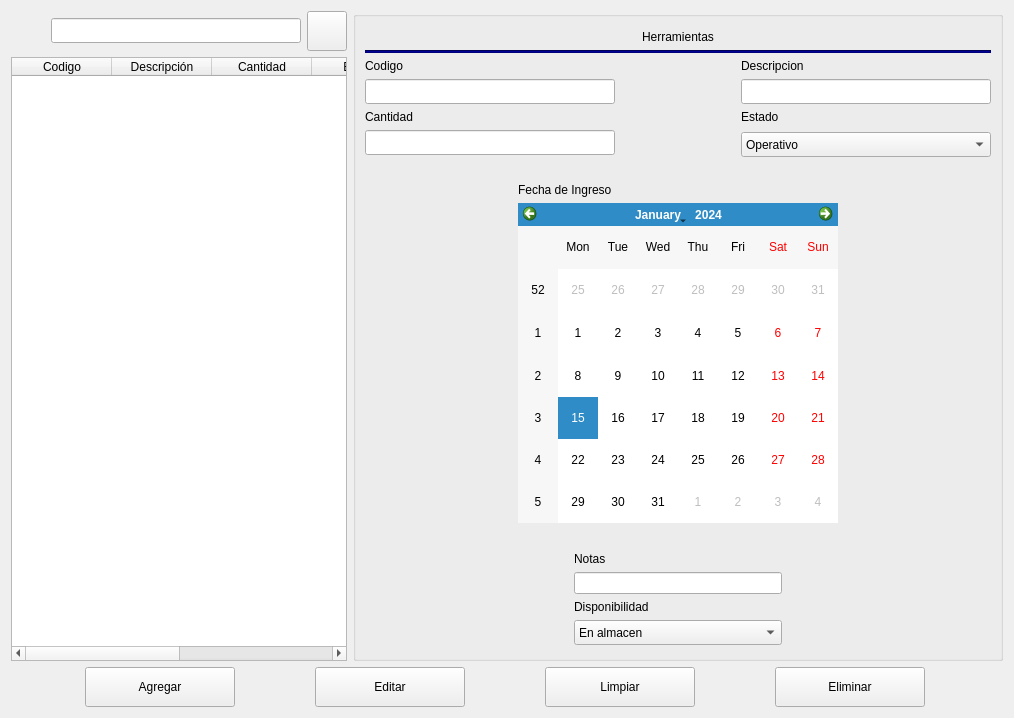
        <widget class="QWidget" name="page_herramientas">
         <layout class="QVBoxLayout" name="verticalLayout_11">
          <item>
           <layout class="QHBoxLayout" name="horizontalLayout_5">
            <item>
             <layout class="QVBoxLayout" name="verticalLayout_28">
              <item>
               <layout class="QHBoxLayout" name="horizontalLayout_40">
                <item>
                 <spacer name="horizontalSpacer_59">
                  <property name="orientation">
                   <enum>Qt::Horizontal</enum>
                  </property>
                  <property name="sizeHint" stdset="0">
                   <size>
                    <width>40</width>
                    <height>20</height>
                   </size>
                  </property>
                 </spacer>
                </item>
                <item>
                 <widget class="QLineEdit" name="lineEdit_busqueda_HM">
                  <property name="minimumSize">
                   <size>
                    <width>250</width>
                    <height>25</height>
                   </size>
                  </property>
                  <property name="maximumSize">
                   <size>
                    <width>250</width>
                    <height>25</height>
                   </size>
                  </property>
                 </widget>
                </item>
                <item>
                 <widget class="QPushButton" name="btn_buscarHM">
                  <property name="minimumSize">
                   <size>
                    <width>40</width>
                    <height>40</height>
                   </size>
                  </property>
                  <property name="text">
                   <string/>
                  </property>
                  <property name="icon">
                   <iconset>
                    <normaloff>C:/Users/Asus Vivoook/.designer/backup/imagenes/buscar (1).png</normaloff>C:/Users/Asus Vivoook/.designer/backup/imagenes/buscar (1).png</iconset>
                  </property>
                 </widget>
                </item>
               </layout>
              </item>
              <item>
               <widget class="QTableWidget" name="tableWidget_aggHM">
                <column>
                 <property name="text">
                  <string>Codigo</string>
                 </property>
                </column>
                <column>
                 <property name="text">
                  <string>Descripción</string>
                 </property>
                </column>
                <column>
                 <property name="text">
                  <string>Cantidad</string>
                 </property>
                </column>
                <column>
                 <property name="text">
                  <string>Estado</string>
                 </property>
                </column>
                <column>
                 <property name="text">
                  <string>Fecha de ingreso</string>
                 </property>
                </column>
                <column>
                 <property name="text">
                  <string>Notas</string>
                 </property>
                </column>
               </widget>
              </item>
             </layout>
            </item>
            <item>
             <widget class="QGroupBox" name="groupBox_4">
              <property name="minimumSize">
               <size>
                <width>650</width>
                <height>650</height>
               </size>
              </property>
              <property name="maximumSize">
               <size>
                <width>650</width>
                <height>650</height>
               </size>
              </property>
              <property name="title">
               <string/>
              </property>
              <layout class="QVBoxLayout" name="verticalLayout_5">
               <item>
                <layout class="QVBoxLayout" name="verticalLayout_34">
                 <item>
                  <spacer name="verticalSpacer_19">
                   <property name="orientation">
                    <enum>Qt::Vertical</enum>
                   </property>
                   <property name="sizeHint" stdset="0">
                    <size>
                     <width>20</width>
                     <height>40</height>
                    </size>
                   </property>
                  </spacer>
                 </item>
                 <item>
                  <widget class="QLabel" name="label_3">
                   <property name="styleSheet">
                    <string notr="true">font: 75 18pt &quot;Arial&quot;;</string>
                   </property>
                   <property name="text">
                    <string>Herramientas</string>
                   </property>
                   <property name="alignment">
                    <set>Qt::AlignCenter</set>
                   </property>
                  </widget>
                 </item>
                 <item>
                  <widget class="Line" name="line_3">
                   <property name="styleSheet">
                    <string notr="true">background-color: rgb(0, 0, 127);</string>
                   </property>
                   <property name="orientation">
                    <enum>Qt::Horizontal</enum>
                   </property>
                  </widget>
                 </item>
                 <item>
                  <layout class="QHBoxLayout" name="horizontalLayout_41">
                   <item>
                    <layout class="QVBoxLayout" name="verticalLayout_29">
                     <item>
                      <widget class="QLabel" name="label_11">
                       <property name="text">
                        <string>Codigo</string>
                       </property>
                      </widget>
                     </item>
                     <item>
                      <widget class="QLineEdit" name="txt_codigo_HM">
                       <property name="minimumSize">
                        <size>
                         <width>250</width>
                         <height>25</height>
                        </size>
                       </property>
                      </widget>
                     </item>
                    </layout>
                   </item>
                   <item>
                    <spacer name="horizontalSpacer_60">
                     <property name="orientation">
                      <enum>Qt::Horizontal</enum>
                     </property>
                     <property name="sizeHint" stdset="0">
                      <size>
                       <width>40</width>
                       <height>20</height>
                      </size>
                     </property>
                    </spacer>
                   </item>
                   <item>
                    <layout class="QVBoxLayout" name="verticalLayout_30">
                     <item>
                      <widget class="QLabel" name="label_12">
                       <property name="text">
                        <string>Descripcion</string>
                       </property>
                      </widget>
                     </item>
                     <item>
                      <widget class="QLineEdit" name="txt_descrip_HM">
                       <property name="minimumSize">
                        <size>
                         <width>250</width>
                         <height>25</height>
                        </size>
                       </property>
                      </widget>
                     </item>
                    </layout>
                   </item>
                  </layout>
                 </item>
                 <item>
                  <layout class="QHBoxLayout" name="horizontalLayout_42">
                   <item>
                    <layout class="QVBoxLayout" name="verticalLayout_31">
                     <item>
                      <widget class="QLabel" name="label_13">
                       <property name="text">
                        <string>Cantidad</string>
                       </property>
                      </widget>
                     </item>
                     <item>
                      <widget class="QLineEdit" name="txt_cant_HM">
                       <property name="minimumSize">
                        <size>
                         <width>250</width>
                         <height>25</height>
                        </size>
                       </property>
                      </widget>
                     </item>
                    </layout>
                   </item>
                   <item>
                    <spacer name="horizontalSpacer_61">
                     <property name="orientation">
                      <enum>Qt::Horizontal</enum>
                     </property>
                     <property name="sizeHint" stdset="0">
                      <size>
                       <width>40</width>
                       <height>20</height>
                      </size>
                     </property>
                    </spacer>
                   </item>
                   <item>
                    <layout class="QVBoxLayout" name="verticalLayout_32">
                     <item>
                      <widget class="QLabel" name="label_14">
                       <property name="text">
                        <string>Estado</string>
                       </property>
                      </widget>
                     </item>
                     <item>
                      <widget class="QComboBox" name="comboBox_agg_HM">
                       <property name="minimumSize">
                        <size>
                         <width>250</width>
                         <height>25</height>
                        </size>
                       </property>
                       <property name="maximumSize">
                        <size>
                         <width>120</width>
                         <height>21</height>
                        </size>
                       </property>
                       <item>
                        <property name="text">
                         <string>Operativo</string>
                        </property>
                       </item>
                       <item>
                        <property name="text">
                         <string>En Reparación</string>
                        </property>
                       </item>
                       <item>
                        <property name="text">
                         <string>Dañado</string>
                        </property>
                       </item>
                      </widget>
                     </item>
                    </layout>
                   </item>
                  </layout>
                 </item>
                 <item>
                  <layout class="QHBoxLayout" name="horizontalLayout_67">
                   <item>
                    <spacer name="horizontalSpacer_66">
                     <property name="orientation">
                      <enum>Qt::Horizontal</enum>
                     </property>
                     <property name="sizeHint" stdset="0">
                      <size>
                       <width>40</width>
                       <height>20</height>
                      </size>
                     </property>
                    </spacer>
                   </item>
                   <item>
                    <layout class="QVBoxLayout" name="verticalLayout_24">
                     <item>
                      <spacer name="verticalSpacer_18">
                       <property name="orientation">
                        <enum>Qt::Vertical</enum>
                       </property>
                       <property name="sizeHint" stdset="0">
                        <size>
                         <width>20</width>
                         <height>40</height>
                        </size>
                       </property>
                      </spacer>
                     </item>
                     <item>
                      <widget class="QLabel" name="label_44">
                       <property name="text">
                        <string>Fecha de Ingreso</string>
                       </property>
                      </widget>
                     </item>
                     <item>
                      <widget class="QCalendarWidget" name="calendar_ingresoHM_fechaIngreso">
                       <property name="minimumSize">
                        <size>
                         <width>320</width>
                         <height>320</height>
                        </size>
                       </property>
                       <property name="maximumSize">
                        <size>
                         <width>320</width>
                         <height>320</height>
                        </size>
                       </property>
                      </widget>
                     </item>
                     <item>
                      <spacer name="verticalSpacer_17">
                       <property name="orientation">
                        <enum>Qt::Vertical</enum>
                       </property>
                       <property name="sizeHint" stdset="0">
                        <size>
                         <width>20</width>
                         <height>40</height>
                        </size>
                       </property>
                      </spacer>
                     </item>
                    </layout>
                   </item>
                   <item>
                    <spacer name="horizontalSpacer_67">
                     <property name="orientation">
                      <enum>Qt::Horizontal</enum>
                     </property>
                     <property name="sizeHint" stdset="0">
                      <size>
                       <width>40</width>
                       <height>20</height>
                      </size>
                     </property>
                    </spacer>
                   </item>
                  </layout>
                 </item>
                 <item>
                  <layout class="QHBoxLayout" name="horizontalLayout_65">
                   <item>
                    <spacer name="horizontalSpacer_64">
                     <property name="orientation">
                      <enum>Qt::Horizontal</enum>
                     </property>
                     <property name="sizeHint" stdset="0">
                      <size>
                       <width>40</width>
                       <height>20</height>
                      </size>
                     </property>
                    </spacer>
                   </item>
                   <item>
                    <layout class="QVBoxLayout" name="verticalLayout_33">
                     <item>
                      <widget class="QLabel" name="label_15">
                       <property name="text">
                        <string>Notas</string>
                       </property>
                      </widget>
                     </item>
                     <item>
                      <widget class="QLineEdit" name="txt_Notas_aggHM"/>
                     </item>
                     <item>
                      <widget class="QLabel" name="label_30">
                       <property name="text">
                        <string>Disponibilidad</string>
                       </property>
                      </widget>
                     </item>
                     <item>
                      <widget class="QComboBox" name="comboBox_aggdisponibilidadHerr">
                       <property name="minimumSize">
                        <size>
                         <width>0</width>
                         <height>25</height>
                        </size>
                       </property>
                       <item>
                        <property name="text">
                         <string>En almacen</string>
                        </property>
                       </item>
                       <item>
                        <property name="text">
                         <string>En uso</string>
                        </property>
                       </item>
                      </widget>
                     </item>
                    </layout>
                   </item>
                   <item>
                    <spacer name="horizontalSpacer_65">
                     <property name="orientation">
                      <enum>Qt::Horizontal</enum>
                     </property>
                     <property name="sizeHint" stdset="0">
                      <size>
                       <width>40</width>
                       <height>20</height>
                      </size>
                     </property>
                    </spacer>
                   </item>
                  </layout>
                 </item>
                 <item>
                  <spacer name="verticalSpacer_20">
                   <property name="orientation">
                    <enum>Qt::Vertical</enum>
                   </property>
                   <property name="sizeHint" stdset="0">
                    <size>
                     <width>20</width>
                     <height>40</height>
                    </size>
                   </property>
                  </spacer>
                 </item>
                </layout>
               </item>
              </layout>
             </widget>
            </item>
           </layout>
          </item>
          <item>
           <layout class="QHBoxLayout" name="horizontalLayout_66">
            <item>
             <widget class="QPushButton" name="btn_aggHM">
              <property name="minimumSize">
               <size>
                <width>150</width>
                <height>40</height>
               </size>
              </property>
              <property name="maximumSize">
               <size>
                <width>150</width>
                <height>40</height>
               </size>
              </property>
              <property name="text">
               <string>Agregar</string>
              </property>
             </widget>
            </item>
            <item>
             <widget class="QPushButton" name="btn_editHM">
              <property name="minimumSize">
               <size>
                <width>150</width>
                <height>40</height>
               </size>
              </property>
              <property name="maximumSize">
               <size>
                <width>150</width>
                <height>40</height>
               </size>
              </property>
              <property name="text">
               <string>Editar</string>
              </property>
             </widget>
            </item>
            <item>
             <widget class="QPushButton" name="btn_limpiarHM">
              <property name="minimumSize">
               <size>
                <width>150</width>
                <height>40</height>
               </size>
              </property>
              <property name="maximumSize">
               <size>
                <width>150</width>
                <height>40</height>
               </size>
              </property>
              <property name="text">
               <string>Limpiar</string>
              </property>
             </widget>
            </item>
            <item>
             <widget class="QPushButton" name="btn_deleteHM">
              <property name="minimumSize">
               <size>
                <width>150</width>
                <height>40</height>
               </size>
              </property>
              <property name="maximumSize">
               <size>
                <width>150</width>
                <height>40</height>
               </size>
              </property>
              <property name="text">
               <string>Eliminar</string>
              </property>
             </widget>
            </item>
           </layout>
          </item>
         </layout>
        </widget>
